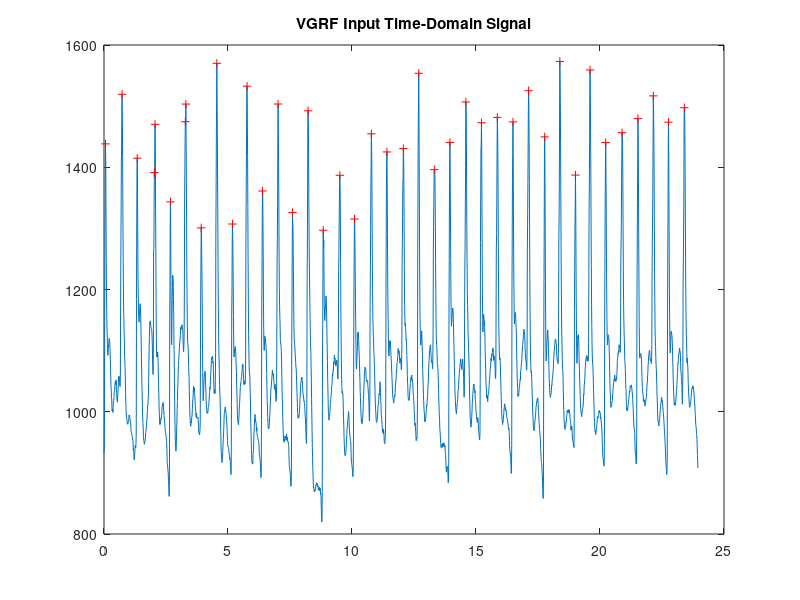

Write MATLAB code to recreate this figure. (Note: this script raises an error after producing the figure.)
load('VGRFdata_assignment4.mat');
% load('VGRF_FIR.mat');

%Input Time-Domain Waveform Plot
n = 0:(length(VGRF)-1);
t = n/Fs;
[xpks, xlocs] = findpeaks(VGRF, 'MinPeakHeight', 1290);
figure
plot(t,VGRF)
hold on;
plot(t(xlocs), xpks, 'r+')
title('VGRF Input Time-Domain Signal');

%Magnitude and Phase spectra of the Input Waveform
[M,ph,f] = fourier_dt(VGRF,Fs,'half');
figure('Name', 'Magnitude and Phase Spectra of VGRF Input', 'NumberTitle', 'off');
subplot(2,1,1);
plot(f, M)
ylim([0 30]);
ylabel('|X(f)| (mV)');
title('Magnitude Spectra of VGRF Input');
subplot(2,1,2);
plot(f,ph)
ylabel('\angleX(f)')
title('Phase Spectra of VGRF Input');
xlabel('f (Hz)');

%Output Time-Domain with Filter against Input Time-Domain
y = filter(Hd_VGRF_FIR,VGRF);
figure
plot(t,VGRF)
title('VGRF Input and VGRF FIR Filter Output Time-Domain Signal Comparison');
hold on
plot(t,y)
shg

figure
plot(t,VGRF)
title('VGRF Input and Shifted VGRF FIR Filter Output Time-Domain Signal Comparison');
hold on
plot(t,y+1000)
shg

%Magnitude and Phase spectra of Output Waveform
[My,phy,fy] = fourier_dt(y,Fs,'half');
figure('Name', 'Magnitude and Phase Spectra of VGRF Input and FIR Filter Output Comparison', 'NumberTitle', 'off');
subplot(2,1,1);
plot(f, M)
ylabel('|X(f)| (mV)');
ylim([0 30]);
title('Magnitude Spectra of VGRF Input and FIR Filter Output Comparison');
hold on
plot(fy,My)
shg
subplot(2,1,2);
plot(f,ph)
ylabel('\angleX(f)');
title('Phase Spectra of VGRF Input and FIR Filter Output Comparison');
xlabel('f (Hz)');
hold on
plot(fy,phy)
shg

